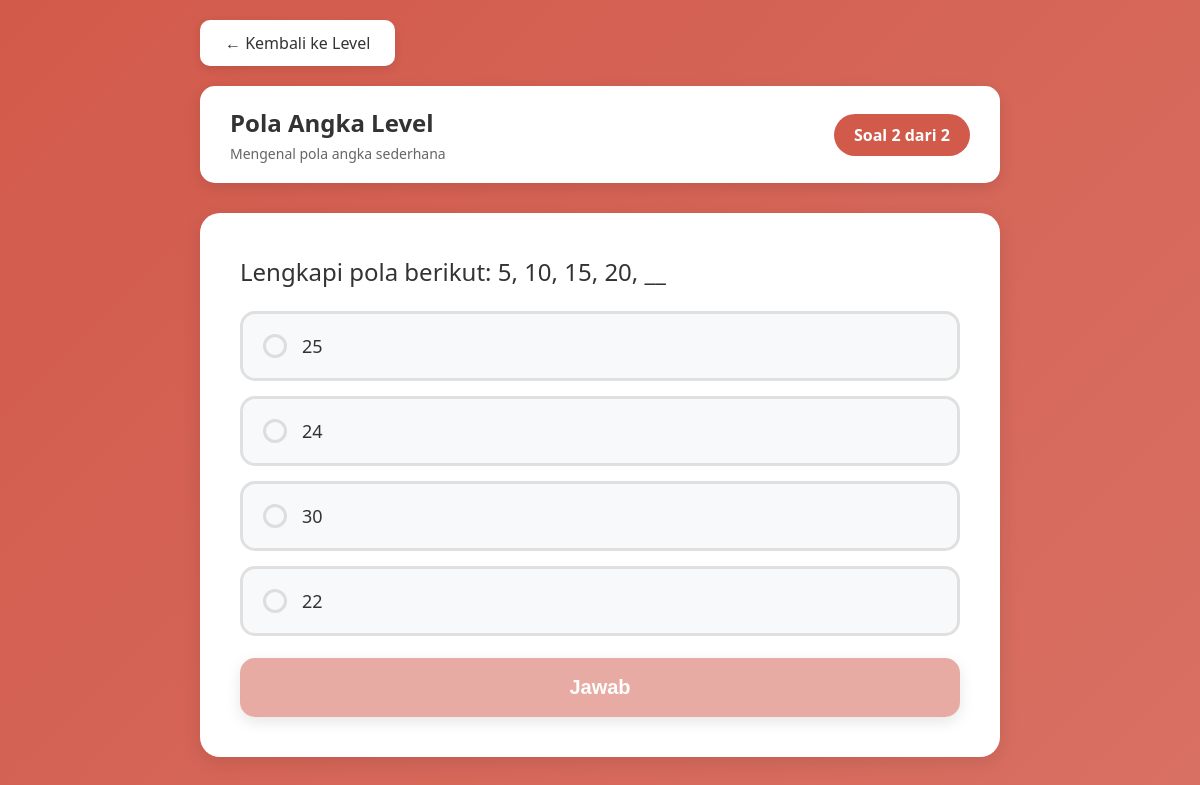
Screenshot of /quiz.php?level_id=1&q=1 (signed in) with the database file from the repository.
### tables this page shows
CREATE TABLE `levels` (
  `id` int(11) NOT NULL,
  `category` enum('angka','huruf','gambar','kalender') NOT NULL,
  `level_number` int(11) NOT NULL,
  `title` varchar(200) NOT NULL,
  `description` text DEFAULT NULL,
  `color` varchar(7) DEFAULT NULL,
  `image_path` varchar(255) DEFAULT NULL,
  `is_active` tinyint(1) DEFAULT 1,
  `created_at` timestamp NULL DEFAULT current_timestamp(),
  `updated_at` timestamp NULL DEFAULT current_timestamp() ON UPDATE current_timestamp()
);

CREATE TABLE `questions` (
  `id` int(11) NOT NULL,
  `level_id` int(11) NOT NULL,
  `question_text` text NOT NULL,
  `question_image` varchar(255) DEFAULT NULL,
  `question_order` int(11) DEFAULT 0,
  `created_at` timestamp NOT NULL DEFAULT current_timestamp(),
  `updated_at` timestamp NOT NULL DEFAULT current_timestamp() ON UPDATE current_timestamp()
);

CREATE TABLE `answers` (
  `id` int(11) NOT NULL,
  `question_id` int(11) NOT NULL,
  `answer_text` varchar(255) NOT NULL,
  `answer_image` varchar(255) DEFAULT NULL,
  `is_correct` tinyint(1) DEFAULT 0,
  `reason` text DEFAULT NULL,
  `created_at` timestamp NOT NULL DEFAULT current_timestamp(),
  `updated_at` timestamp NOT NULL DEFAULT current_timestamp() ON UPDATE current_timestamp()
);

### quiz.php (the view, shortened to what this page needs)
<?php
$level_id = $_GET['level_id'] ?? 0;
$db = getDB();
$stmt = $db->prepare("SELECT * FROM levels WHERE id = ?");
$stmt->execute([$level_id]);
$level = $stmt->fetch();
$stmt = $db->prepare("SELECT * FROM questions WHERE level_id = ? ORDER BY question_order, id");
$stmt->execute([$level_id]);
$questions = $stmt->fetchAll();
$current_index = $_GET['q'] ?? 0;
$current_index = max(0, min($current_index, count($questions) - 1));
$question = $questions[$current_index];
$stmt = $db->prepare("SELECT * FROM answers WHERE question_id = ? ORDER BY id");
$stmt->execute([$question['id']]);
$answers = $stmt->fetchAll();
?>
<!DOCTYPE html>
<html lang="id">
<head>
</head>
<body>
    <div class="container">
        <a href="level.php?category=<?php echo $level['category']; ?>" class="btn-back">← Kembali ke Level</a>
        <div class="quiz-header">
            <div class="level-info">
                <h2><?php echo htmlspecialchars($level['title']); ?></h2>
                <p><?php echo htmlspecialchars($level['description']); ?></p>
            </div>
            <div class="question-counter">
                Soal <?php echo $current_index + 1; ?> dari <?php echo count($questions); ?>
            </div>
        </div>
        <div class="question-card">
            <div class="question-text">
                <?php echo nl2br(htmlspecialchars($question['question_text'])); ?>
            </div>
            <form method="POST" id="quizForm">
                <div class="answers-grid">
                    <?php foreach ($answers as $answer): ?>
                    <label class="answer-option">
                        <div class="radio-custom"></div>
                        <div class="answer-content">
                            <div class="answer-text"><?php echo htmlspecialchars($answer['answer_text']); ?></div>
                        </div>
                    </label>
                    <?php endforeach; ?>
                </div>
                <br>
                <button type="submit" class="submit-btn" id="submitBtn" disabled>Jawab</button>
            </form>
        </div>
    </div>
</body>
</html>

### rows the page displays
levels: title "Pola Angka Level", description "Mengenal pola angka sederhana"
questions: question_text "Lengkapi pola berikut: 5, 10, 15, 20, __"
answers: answer_text "25"
answers: answer_text "24"
answers: answer_text "30"
answers: answer_text "22"

### other values shown
$current_index + 1 "2"
count($questions) "2"
